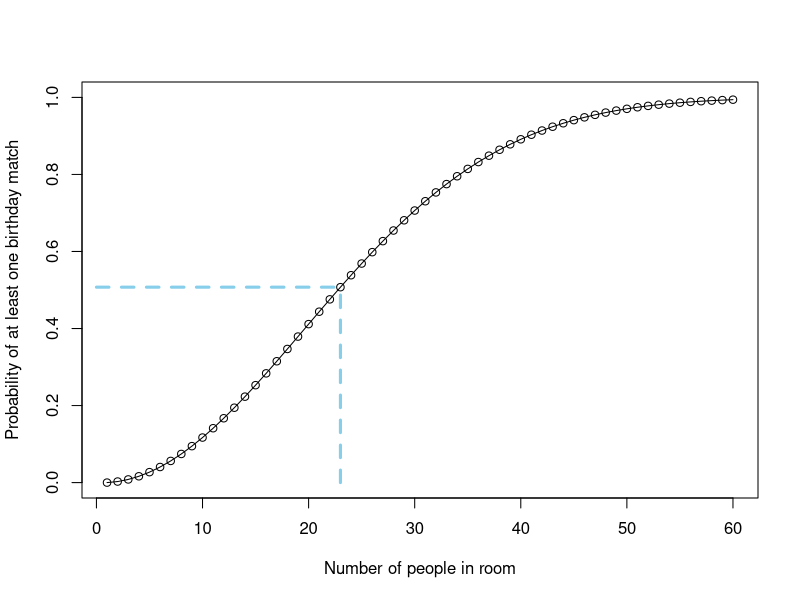

Generate this figure with R: (Note: this script raises an error after producing the figure.)
## ---- chunk 1

n = 60
d = seq(from=365,to=365-n+1,by=-1)/365
pn = 1-cumprod(d)
n0 = 23

plot(1:n, pn, type="o", ylim=c(0,1), lwd=1, 
     xlab="Number of people in room",
     ylab="Probability of at least one birthday match")
segments(x0 = n0, y0=0, x1 = n0, y1 = pn[n0], lty=2, lwd=3, col="skyblue") 
segments(x0 = 0, y0=pn[n0], x1 = n0, y1 = pn[n0], lty=2, lwd=3, col="skyblue") 

## ---- chunk 2

knitr::include_graphics(c("_graphics/ltp-multiple-choice.png"))

## ---- chunk 3

options(scipen = 999)

hypotheses = c("iterative", "unchanging", "not sure")

evidence = c("HS", "college", "Bachelors", "postgrad")

prior = c(0.70, 0.14, 0.16)

E_given_H1 = c(0.313, 0.276, 0.229, 0.182)
E_given_H2 = c(0.386, 0.314, 0.197, 0.103)
E_given_H3 = c(0.573, 0.272, 0.097, 0.058)

n = 100000

df = n * rbind( 
             prior[1] * E_given_H1,
             prior[2] * E_given_H2,
             prior[3] * E_given_H3)

df = cbind(df, rowSums(df))
df = rbind(df, colSums(df))
df = cbind(c(hypotheses, "total"), df) %>% data.frame()

names(df) = c("", evidence, "total")

kbl(df, align = c('l', rep('r', 5))) %>%
  kable_styling()

## ---- chunk 4

hypothesis = c("iterative", "unchanging", "not sure")

prior = c(0.70, 0.14, 0.16)

likelihood = c(0.182, 0.103, 0.058) # given postgraduate degree

product = prior * likelihood

posterior = product / sum(product)

bayes_table = data.frame(hypothesis,
                         prior,
                         likelihood,
                         product,
                         posterior) %>%
  add_row(hypothesis = "sum",
          prior = sum(prior),
          likelihood = NA,
          product = sum(product),
          posterior = sum(posterior))

kable(bayes_table, digits = 4, align = 'r')

## ---- chunk 5

hypothesis = c("iterative", "unchanging", "not sure")

prior = c(0.70, 0.14, 0.16)

likelihood = c(0.276, 0.314, 0.272) # likelihood of college

product = prior * likelihood

posterior = product / sum(product)

bayes_table = data.frame(hypothesis,
                         prior,
                         likelihood,
                         product,
                         posterior) %>%
  add_row(hypothesis = "sum",
          prior = sum(prior),
          likelihood = NA,
          product = sum(product),
          posterior = sum(posterior))

kbl(bayes_table, digits = 4, align = 'r') %>%
  kable_styling()

## ---- chunk 6
Green = 0:5

prior = rep(1 / 6, 6)

likelihood = Green / 5  # given green marble

product = prior * likelihood

posterior = product / sum(product)

bayes_table = data.frame(Green = as.character(Green),
                         prior,
                         likelihood,
                         product,
                         posterior) %>%
  add_row(Green = "sum",
          prior = sum(prior),
          likelihood = NA,
          product = sum(product),
          posterior = sum(posterior))

kbl(bayes_table, digits = 4, align = 'r') %>%
  kable_styling()
## ---- chunk 7
ggplot(data.frame(Green, posterior),
       aes(x = Green / 5,
           xend = Green / 5,
           y = 0,
           yend = posterior)) +
  geom_segment(size = 1.2, col = "skyblue") +
  # scale_color_manual(values = c("#56B4E9", "#E69F00", "#999999")) +
  scale_x_continuous(breaks = Green / 5, limits = c(0, 1)) +
  scale_y_continuous(expand = c(0, 0), limits = c(0, 1)) +
  theme_classic() +
  theme(legend.position = "none") +
  labs(x = "Proportion of green marbles in box",
       y = "Posterior probability of box",
       title = "Posterior probabilities given first is green")
## ---- chunk 8
prior = posterior

likelihood = pmin((5 - Green) / 4, 1)  # given gold marble (after green marble)

product = prior * likelihood

posterior = product / sum(product)

bayes_table = data.frame(Green = as.character(Green),
                         prior,
                         likelihood,
                         product,
                         posterior) %>%
  add_row(Green = "sum",
          prior = sum(prior),
          likelihood = NA,
          product = sum(product),
          posterior = sum(posterior))

kbl(bayes_table, digits = 4, align = 'r') %>%
  kable_styling()
## ---- chunk 9
ggplot(data.frame(Green, posterior),
       aes(x = Green / 5,
           xend = Green / 5,
           y = 0,
           yend = posterior)) +
  geom_segment(size = 1.2, col = "skyblue") +
  # scale_color_manual(values = c("#56B4E9", "#E69F00", "#999999")) +
  scale_x_continuous(breaks = Green / 5, limits = c(0, 1)) +
  scale_y_continuous(expand = c(0, 0), limits = c(0, 1)) +
  theme_classic() +
  theme(legend.position = "none") +
  labs(x = "Proportion of green marbles in box",
       y = "Posterior probability of box",
       title = "Posterior probabilities given first is green, second is gold")
## ---- chunk 10
Green = 0:5

prior = rep(1 / 6, 6)

likelihood = (Green / 5) * (5 - Green) / 4  # given green marble then hold marble

product = prior * likelihood

posterior = product / sum(product)

bayes_table = data.frame(Green = as.character(Green),
                         prior,
                         likelihood,
                         product,
                         posterior) %>%
  add_row(Green = "sum",
          prior = sum(prior),
          likelihood = NA,
          product = sum(product),
          posterior = sum(posterior))

kbl(bayes_table, digits = 4, align = 'r') %>%
  kable_styling()

## ---- chunk 11

Green = 0:5

prior = rep(1 / 6, 6)

likelihood = choose(Green, 1) * choose(5 - Green, 1) / choose(5, 2)

product = prior * likelihood

posterior = product / sum(product)

bayes_table = data.frame(Green = as.character(Green),
                         prior,
                         likelihood,
                         product,
                         posterior) %>%
  add_row(Green = "sum",
          prior = sum(prior),
          likelihood = NA,
          product = sum(product),
          posterior = sum(posterior))

kbl(bayes_table, digits = 4, align = 'r') %>%
  kable_styling()



## ---- chunk 12

knitr::include_graphics(c("_graphics/venn-conditional.png"))

## ---- chunk 13
n = 3
# u1 = sort(rep(c("H", "T"), 4))
# u2 = rep(sort(rep(c("H", "T"), 2)), 2)
# u3 = rep(c("H", "T"), 4)
# u = paste(u1, u2, u3, sep = "")
u = c("HHHH", "HHHT", "HHTH", "HTHH", "THHH", "HHTT", "HTHT", "HTTH", "THHT", "THTH", "TTHH", "HTTT", "THTT", "TTHT", "TTTH",  "TTTT")

x = c(4, rep(3, 4), rep(2, 6), rep(1, 4), 0)


kbl(
  data.frame(u, x),
  col.names = c("Outcome", "X"),
  booktabs = TRUE,
  caption = 'Table representing the outcomes of 4 flips of a coin, and $X$, the number of H.'
) %>%
  kable_styling(fixed_thead = TRUE)

## ---- chunk 14
y = 0:4
p = c(1, 4, 6, 4, 1) / 16
knitr::kable(
  data.frame(y, p),
  col.names = c("x", "P(X=x)"),
  booktabs = TRUE,
  caption = "(ref:cap-table-coin-four-heads)",
  digits = 4
)
## ---- chunk 15

ggplot(data.frame(y, p),
       aes(x = y,
           xend = y,
           y = 0,
           yend = p)) +
  geom_segment(size = 1.2, col = "skyblue") +
  # scale_color_manual(values = c("#56B4E9", "#E69F00", "#999999")) +
  scale_x_continuous(breaks = 0:4) +
  scale_y_continuous(expand = c(0, 0)) +
  theme_classic() +
  theme(legend.position = "none") +
  labs(x = "x",
       y = "P(X = x)")

## ---- chunk 16
y = c(0, 1, 2, 4)
p = c(9, 8, 6, 1) / 24

kbl(
  data.frame(y, p),
  col.names = c("x", "P(X=x)"),
  booktabs = TRUE,
  caption = "(ref:cap-matching-probspace-table)",
  digits = 4
) %>%
  kable_styling()

## ---- chunk 17

ggplot(data.frame(y, p),
       aes(x = y,
           xend = y,
           y = 0,
           yend = p)) +
  geom_segment(size = 1.2, col = "skyblue") +
  # scale_color_manual(values = c("#56B4E9", "#E69F00", "#999999")) +
  scale_x_continuous(breaks = 0:4) +
  scale_y_continuous(expand = c(0, 0)) +
  theme_classic() +
  theme(legend.position = "none") +
  labs(x = "x",
       y = "P(X = x)")

## ---- chunk 18
x = 1:12
p = (x / 12) ^ 2 - ((x - 1) / 12) ^ 2
plot(x - 0.5, p, type = "h", lwd = 43, lend = 1, col = "skyblue",
     xlab = "Distance from center (inches)",
     ylab = "Density",
     xlim = c(0, 12))
axis(1, 0:12)


## ---- chunk 19

n = 16

xp <- data.frame(
  x = (0:(n-1))/n,
  p = rep(1/n, n)
  )

cdf = c(0, cumsum(xp$p))

plotp = (cdf[-1] + cdf[-length(cdf)]) / 2
  
spinner <- ggplot(xp, aes(x="", y=p, fill=x))+
  geom_bar(width = 1, stat = "identity", color="black", fill="white") + 
  coord_polar("y", start=0) +
  theme_void() +
  # plot the possible values on the outside
  scale_y_continuous(breaks = xp$x, minor_breaks = (0:99)/100, labels=c("12|0", round(12 * sqrt(1 / n * (1:(n-1))),2))) +
  theme(axis.text.x=element_text(size=12, face="bold")) +
      annotate(geom="segment", y=(0:99)/100, yend = (0:99)/100,
             x=1.48, xend= 1.52) +
  # plot the probabilities as percents inside
    geom_text(aes(y = plotp,
                label = format(percent(round(p, 4), 0.01))), size=3) +
  ggtitle(paste("Marginal distribution of distance from center (inches)", sep=""))

spinner
## ---- chunk 20


x = (1:59) / 60

px1 = rep(1 / 60, length(x))

px2 = (x + 0.5 / 60) ^ 2 - (x - 0.5 / 60) ^ 2

df <- data.frame(x,
                 "uniform" = px1,
                 "non uniform" = px2)

df <- df %>%
    pivot_longer(!x,
                 names_to = "probmeasure",
                 values_to = "probability")

ggplot(df, aes(x = x * 60, probability, col = probmeasure)) +
    geom_point() +
    theme_classic() +
  scale_color_manual(
    values = c("orange", "skyblue"),
    aesthetics = c("color", "fill")
  ) +
    labs(col = "Probability measure",
         x = "Value",
         y = "Probability")

